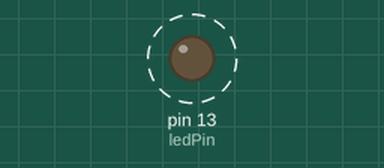
Simulated run of this sketch. Board: Arduino Uno, built with avr-gcc and run on an emulated ATmega328P. Parts: output pins drawn as LEDs (lit = HIGH). Dashed ring = blinking.

Above: at 0.2 s.
Timing chart, 0 to 3.0 s (numbered marks = the images above):
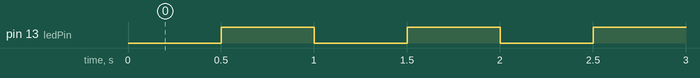

Measured:
- by itself, pin 13 (ledPin): alternates HIGH for 0.50 s and LOW for 0.50 s

The sketch:

blink_without_delay.ino
```cpp
#define ledPin 13
#define interval 500

int pinState = LOW;
unsigned long previousMillis = 0;

void setup()
{
  pinMode(ledPin, OUTPUT);
}

void loop()
{
  int state = currentPinState();
  digitalWrite(ledPin, state);
}

int currentPinState()
{
  unsigned long currentMillis = millis();

  if (currentMillis - previousMillis >= interval)
  {
    previousMillis = currentMillis;

    if (pinState == LOW) {
      pinState = HIGH;
    } else {
      pinState = LOW;
    }
  }
  return pinState;
}
```
